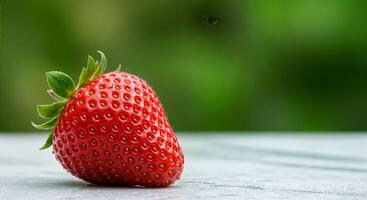
#> input picture exp4 image.jpg, 367 x 200 px
$ python exp4_cv.py
#> lines starting #> are read from the running program, lines starting #| are printed output that depends on the picture; after the words box and inside, x2 and y2 are one past the last pixel; in counts of white or black regions, pixels touching at a corner belong together
import cv2
import numpy as np
import matplotlib.pyplot as plt
from pathlib import Path

def to_gray(img: np.ndarray) -> np.ndarray:
    """Convert BGR or RGBA to 8-bit grayscale."""
    if img.ndim == 2:
        g = img
    elif img.ndim == 3 and img.shape[2] == 3:
        g = cv2.cvtColor(img, cv2.COLOR_BGR2GRAY)
    elif img.ndim == 3 and img.shape[2] == 4:
        g = cv2.cvtColor(img, cv2.COLOR_BGRA2GRAY)
    else:
        raise ValueError("Unsupported image shape")
    return g.astype(np.uint8)

def digital_negative(img: np.ndarray) -> np.ndarray:
    return 255 - img

def threshold(img: np.ndarray, T: int, mode: str = "binary") -> np.ndarray:
    modes = {
        "binary": cv2.THRESH_BINARY,
        "binary_inv": cv2.THRESH_BINARY_INV,
        "truncate": cv2.THRESH_TRUNC,
        "tozero": cv2.THRESH_TOZERO,
        "tozero_inv": cv2.THRESH_TOZERO_INV,
    }
    _, out = cv2.threshold(img, T, 255, modes[mode])
    return out

def clipping(img: np.ndarray, low: int, high: int) -> np.ndarray:
    return np.clip(img, low, high).astype(np.uint8)

def bit_plane_slicing(img: np.ndarray) -> list:
    planes = []
    for k in range(8):
        plane = ((img >> k) & 1) * 255
        planes.append(plane.astype(np.uint8))
    return planes

def intensity_level_slicing(img: np.ndarray, r1: int, r2: int, keep_background: bool = False) -> np.ndarray:
    mask = (img >= r1) & (img <= r2)
    if keep_background:
        out = img.copy()
        out[mask] = 255
    else:
        out = np.zeros_like(img)
        out[mask] = 255
    return out

def demo_show(img: np.ndarray):
    neg = digital_negative(img)
    thr = threshold(img, T=128, mode="binary")
    clip = clipping(img, low=50, high=200)
    planes = bit_plane_slicing(img)
    ils_binary = intensity_level_slicing(img, r1=80, r2=160, keep_background=False)
    ils_keep = intensity_level_slicing(img, r1=80, r2=160, keep_background=True)

    plt.figure(figsize=(13, 10))
    plt.subplot(3, 4, 1); plt.imshow(img, cmap='gray'); plt.title("Original"); plt.axis('off')
    plt.subplot(3, 4, 2); plt.imshow(neg, cmap='gray'); plt.title("Digital Negative"); plt.axis('off')
    plt.subplot(3, 4, 3); plt.imshow(thr, cmap='gray'); plt.title("Threshold (T=128)"); plt.axis('off')
    plt.subplot(3, 4, 4); plt.imshow(clip, cmap='gray'); plt.title("Clipping [50,200]"); plt.axis('off')

    for i, p in enumerate(planes):
        plt.subplot(3, 4, 5 + i)
        plt.imshow(p, cmap='gray')
        plt.title(f"Bit Plane {i}")
        plt.axis('off')

    plt.figure(figsize=(9, 4))
    plt.subplot(1, 2, 1); plt.imshow(ils_binary, cmap='gray'); plt.title("Intensity Level Slice\n[80,160], binary"); plt.axis('off')
    plt.subplot(1, 2, 2); plt.imshow(ils_keep, cmap='gray'); plt.title("Intensity Level Slice\n[80,160], keep bg"); plt.axis('off')
    plt.show()

def main():
    img_name = "exp4 image.jpg"
    if Path(img_name).exists():
        img = cv2.imread(img_name, cv2.IMREAD_UNCHANGED)
#> img is the input picture: shape (200, 367, 3); mean B, G, R 73.5, 116.2, 112.2
        img = to_gray(img)
    else:
        print(f"⚠️ '{img_name}' not found, using synthetic gradient.")
        x = np.linspace(0, 255, 256, dtype=np.uint8)
        img = np.tile(x, (256, 1))

    demo_show(img)
#> in threshold, `_, out = cv2.threshold(img, T, 255, modes[mode])`:
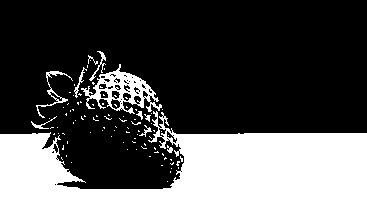
#> out: shape (200, 367); 28.1% white; 96 white regions (85 under 20 px), largest, box (x1, y1, x2, y2) and area: (0, 111, 367, 200) 18298, (81, 64, 162, 114) 1414, (36, 71, 73, 118) 227
#> in clipping, `return np.clip(img, low, high).astype(np.uint8)`:
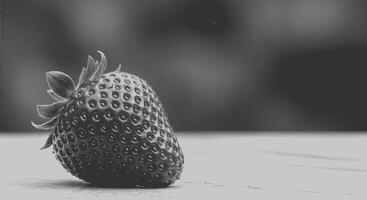
#> returned value: shape (200, 367); min 50, max 200, mean 107.7
#> the loop in bit_plane_slicing, `for k in range(8):` made 8 passes
#> pass 1, in bit_plane_slicing, `plane = ((img >> k) & 1) * 255`:
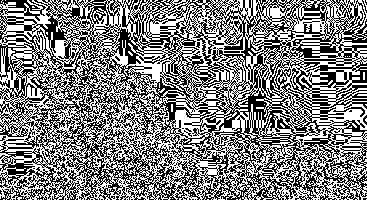
#> plane: shape (200, 367); 50.4% white; black in thin lines or dots
#> pass 3, in bit_plane_slicing, `plane = ((img >> k) & 1) * 255`:
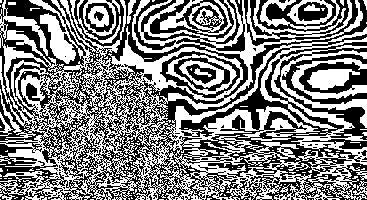
#> plane: shape (200, 367); 50.2% white; 142 black regions (125 under 20 px), largest, box (x1, y1, x2, y2) and area: (0, 0, 367, 200) 30483, (299, 62, 367, 94) 930, (282, 54, 367, 104) 859
#> after the loop in bit_plane_slicing, `for k in range(8):`: plane: shape (200, 367); 28.2% white; 95 white regions (84 under 20 px), largest, box (x1, y1, x2, y2) and area: (0, 111, 367, 200) 18340, (80, 64, 163, 114) 1437, (36, 71, 73, 118) 235
#> after the loop in bit_plane_slicing, `for k in range(8):`: planes = 8 items
#> in intensity_level_slicing, `mask = (img >= r1) & (img <= r2)`:
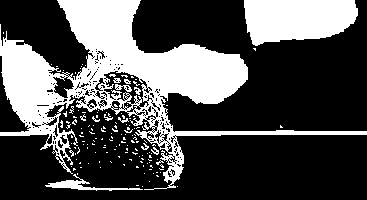
#> mask: shape (200, 367) bool; 31.2% white; 151 white regions (139 under 20 px), largest, box (x1, y1, x2, y2) and area: (0, 0, 367, 190) 17454, (244, 0, 358, 46) 4183, (45, 174, 143, 191) 404
#> call 2 of intensity_level_slicing, with r1 = 80, r2 = 160, keep_background = True
#> in intensity_level_slicing (call 2), `out[mask] = 255`:
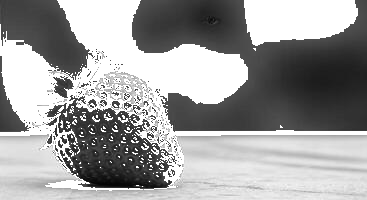
#> out: shape (200, 367); min 5, max 255, mean 158.1
#> the loop in demo_show, `for i, p in enumerate(planes):` made 8 passes
#> in demo_show, `plt.show()`:
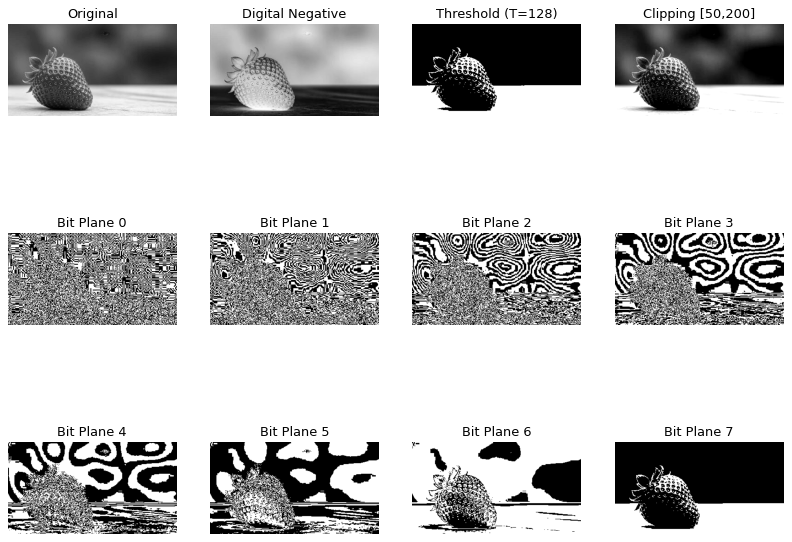
#> figure drawn by matplotlib, 12 panels

if __name__ == "__main__":
    main()

$ run again, with image2.jpg copied over exp4 image.jpg
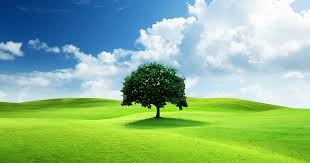
#> input picture image2.jpg, 310 x 163 px
#> in main, img is the input picture: shape (163, 310, 3); mean B, G, R 140.2, 183.7, 140.1
#> after the loop in bit_plane_slicing, `for k in range(8):`:
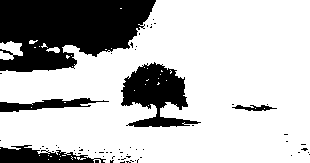
#> plane: shape (163, 310); 74.3% white; 65 black regions (60 under 20 px), largest, box (x1, y1, x2, y2) and area: (0, 0, 156, 72) 8176, (121, 62, 201, 127) 2697, (0, 145, 106, 163) 1070, (0, 98, 109, 112) 714, (232, 105, 277, 111) 146
#> after the loop in bit_plane_slicing, `for k in range(8):`: planes = 8 items
#> mask: shape (163, 310) bool; 29.6% white; 150 white regions (139 under 20 px), largest, box (x1, y1, x2, y2) and area: (0, 0, 187, 77) 6359, (0, 128, 212, 163) 4057, (236, 127, 310, 163) 1429
#> in intensity_level_slicing (call 2), `out[mask] = 255`:
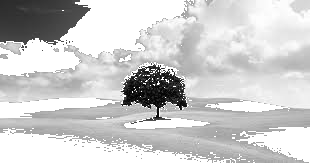
#> out: shape (163, 310); min 1, max 255, mean 204.2
#> the loop in demo_show, `for i, p in enumerate(planes):` made 8 passes
